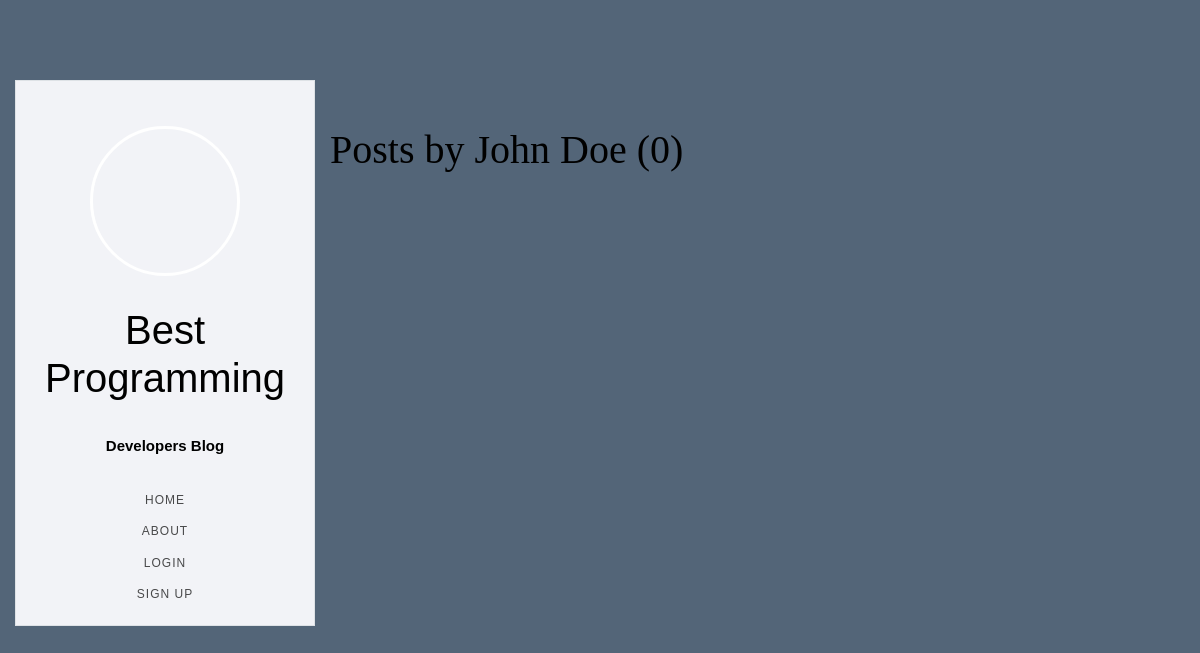
The page /user/John Doe on the database as committed earlier.
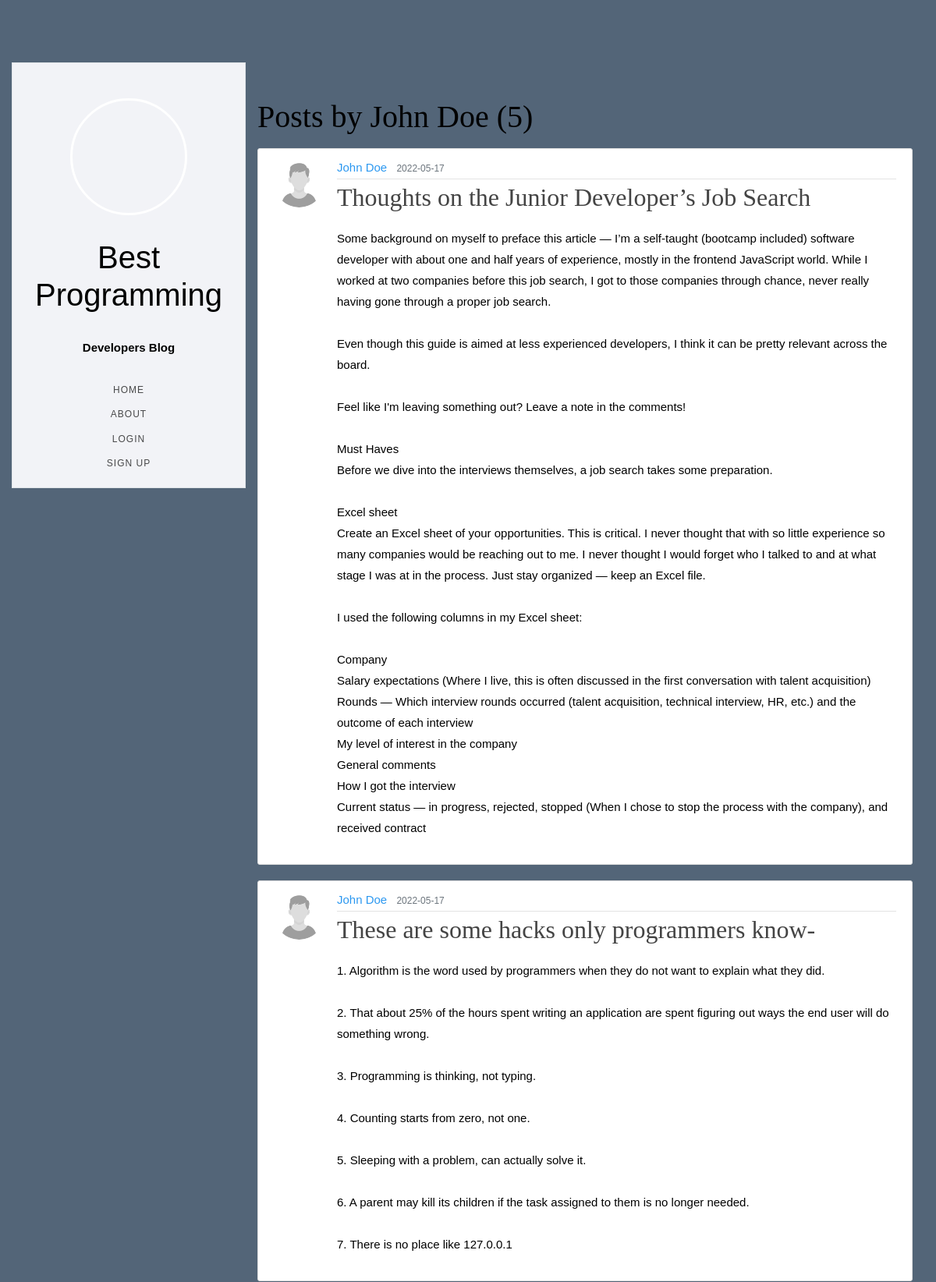
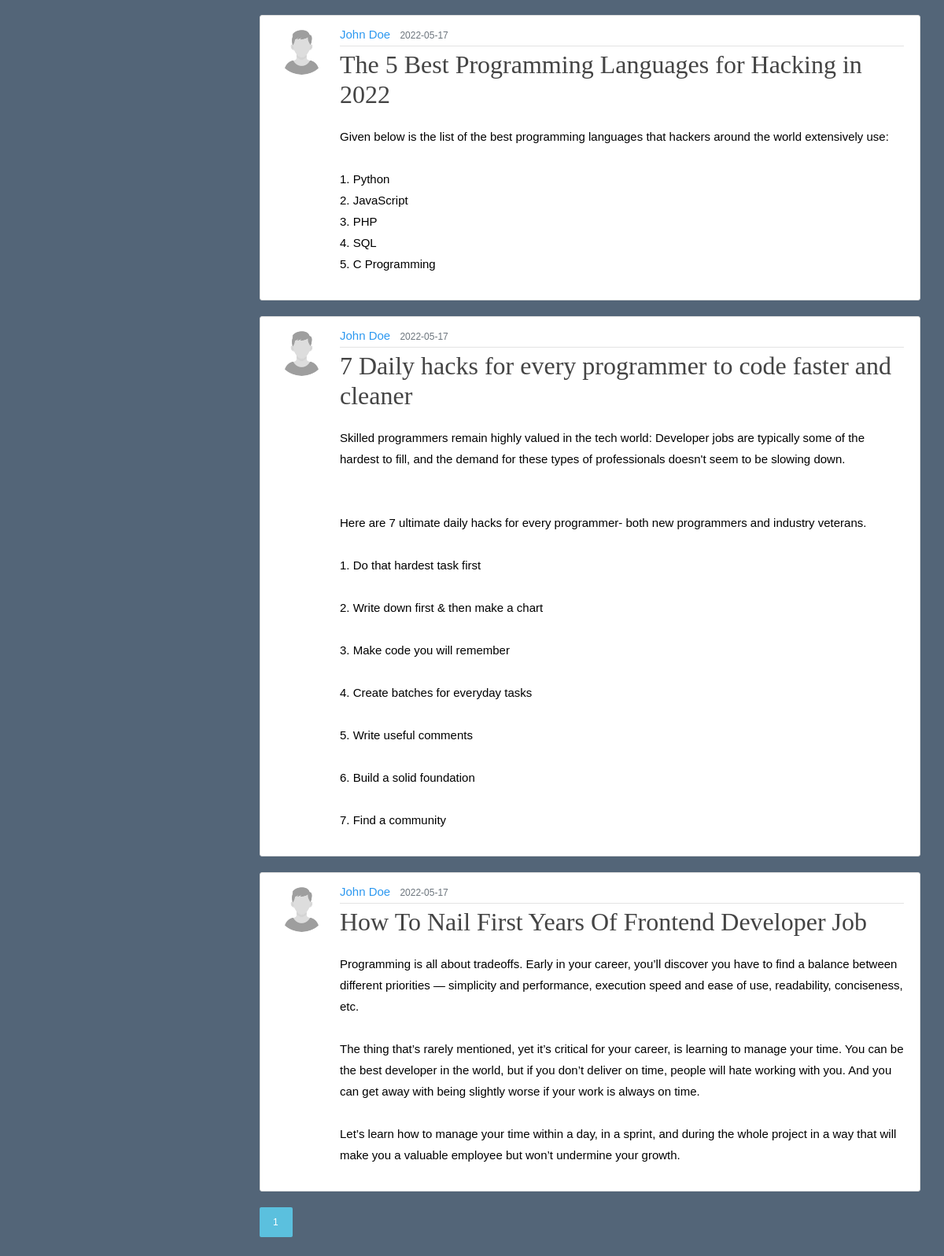
The same page on the database as committed later (2 pictures, top to bottom).
### app/models.py (models this page shows, shortened)
class User(db.Model, UserMixin):
    id = db.Column(db.Integer, primary_key=True)
    username = db.Column(db.String(20), unique=True, nullable=False)
    email = db.Column(db.String(120), unique=True, nullable=False)
    image_file = db.Column(db.String(20), nullable=False, default='default.png')
    password = db.Column(db.String(60), nullable=False)
    posts = db.relationship('Post', backref='author', lazy=True)

class Post(db.Model):
    id = db.Column(db.Integer, primary_key=True)
    title = db.Column(db.String(100), nullable=False)
    date_posted = db.Column(db.DateTime, nullable=False, default=datetime.utcnow)
    content = db.Column(db.Text, nullable=False)
    user_id = db.Column(db.Integer, db.ForeignKey('user.id'), nullable=False)

### app/views.py (the view)
@app.route("/user/<string:username>")
def user_posts(username):
    page = request.args.get('page', 1, type=int)
    user = User.query.filter_by(username=username).first_or_404()
    posts = Post.query.filter_by(author=user)\
        .order_by(Post.date_posted.desc())\
        .paginate(page=page, per_page=5)
    return render_template('user_post.html', posts=posts, user=user)

### app/templates/user_post.html
{% extends "base.html" %}
{% block content %}
<div class="container">
    <h1 class="mb-3">Posts by {{ user.username }} ({{ posts.total }})</h1>
    {% for post in posts.items %}
        <article class="media content-section">
          <img class="rounded-circle article-img" src="{{ url_for('static', filename='profile_pics/' + post.author.image_file) }}">
          <div class="media-body">
            <div class="article-metadata">
              <a class="mr-2" href="{{ url_for('user_posts', username=post.author.username) }}">{{ post.author.username }}</a>
              <small class="text-muted">{{ post.date_posted.strftime('%Y-%m-%d') }}</small>
            </div>
            <h2><a class="article-title" href="{{ url_for('post', post_id=post.id) }}">{{ post.title }}</a></h2>
            <p class="article-content">{{ post.content }}</p>
          </div>
        </article>
    {% endfor %}
    {% for page_num in posts.iter_pages(left_edge=1, right_edge=1, left_current=1, right_current=2) %}
      {% if page_num %}
        {% if posts.page == page_num %}
          <a class="btn btn-info mb-4" href="{{ url_for('user_posts', username=user.username, page=page_num) }}">{{ page_num }}</a>
        {% else %}
          <a class="btn btn-outline-info mb-4" href="{{ url_for('user_posts', username=user.username, page=page_num) }}">{{ page_num }}</a>
        {% endif %}
      {% else %}
        ...
      {% endif %}
    {% endfor %}
  </div>
{% endblock content %}

### app/templates/base.html (shortened to what this page needs)
<!DOCTYPE html>
<html>
<head>
    <link rel="stylesheet" href="https://maxcdn.bootstrapcdn.com/bootstrap/4.0.0/css/bootstrap.min.css"
>
    <link rel="stylesheet" type="text/css" href="{{ url_for('static', filename='styles.css') }}">
    <link rel="stylesheet" type="text/css" href="{{ url_for('static', filename='animate.css') }}">
</head>
<body>
<div id="colorlib-page mt-0">
         <div class="container-wrap">
            <aside id="colorlib-aside" role="complementary" class="border js-fullheight mt-0">
               <div class="text-center">
                  <div class="author-img">
                  </div>
                  <h1>Best Programming </h1>
                  <p><strong>Developers Blog</strong></p>
               </div>
               <nav id="colorlib-main-menu" role="navigation" class="navbar">
                  <div id="navbar" class="collapse">
                     <ul>
                        <li><a href="{{ url_for('home') }}" data-nav-section="about">HOME</h6> </a></li>
                        <li><a href="{{ url_for('about') }}" data-nav-section="skills">About</a></li>
                     </ul>
                      <ul>
                           {% if current_user.is_authenticated %}
                          <li><a href="{{ url_for('new_post') }}" data-nav-section="experience">Add Posts</a></li>
                          <li><a href="{{ url_for('account') }}" data-nav-section="experience">Account</a></li>
                          <li><a href="{{ url_for('logout') }}" data-nav-section="experience">Logout</a></li>
                          {% else %}
                           <li><a href="{{ url_for('login') }}" data-nav-section="experience">Login</a></li>
                           <li><a href="{{ url_for('register') }}" data-nav-section="experience">Sign Up</a></li>
                          {% endif %}
                      </ul>
                  </div>
               </nav>
            </aside>
   <div id="colorlib-main" class="mt-0">
     <main role="main" class="container">
      <div class="row">
        <div class="col-md-8 mt-0">
        </div>
      </div>
    </main>
               <section class="colorlib-about" data-section="about">
                  <div class="colorlib-narrow-content">
                     <div class="row">
                        <div class="col-md-12">
                           <div class="row row-bottom-padded-sm animate-box" data-animate-effect="fadeInLeft">
                              <div class="col-md-12" style="margin-bottom: -30px">
                              </div>
                           </div>
                        </div>
                     </div>
                  </div>
               </section>
                 <section class="content">
                    {% block content %}{% endblock %}
               </section>
            </div>
         </div>
</div>
</body>
</html>

### app/static/styles.css (style rules this page uses)
body { background: #536578; color: #333333; margin-top: 5rem; }
h1, h2, h3, h4, h5, h6 { color: #444444; }
.content-section { background: #ffffff; padding: 10px 20px; border: 1px solid #dddddd; border-radius: 3px; margin-bottom: 20px; }
.article-title { color: #444444; }
.article-content { white-space: pre-line; }
.article-img { height: 65px; width: 65px; margin-right: 16px; }
.article-metadata { padding-bottom: 1px; margin-bottom: 4px; border-bottom: 1px solid #e3e3e3 }
body { font-family: "Quicksand", Arial, sans-serif; font-weight: 400; font-size: 15px; line-height: 1.8; color: rgba(0, 0, 0, 0.7); }
a { color: #2c98f0; -webkit-transition: 0.5s; -o-transition: 0.5s; transition: 0.5s; }
p { margin-bottom: 1.5em; color: black; font-family: 'Montserrat', sans-serif; }
h1, h4, h5, h6 { color: #000; font-family: "Playfair Display", Georgia, serif; font-weight: 400; margin: 0 0 30px 0; }
h2 { color: #000; font-family: "Playfair Display", Georgia, serif; font-weight: 200; margin: 0 0 20px 0; }
#colorlib-aside { padding-top: 3em; padding-bottom: 1px; float:left; width: 300px; position: fixed; z-index: 1001; background-color: #f2f3f7; -webkit-transition: 0.5s; -o-transition: 0.5s; transition: 0.5s; }
#colorlib-aside .author-img { width: 150px; height: 150px; margin: 0 auto; margin-bottom: 30px; -webkit-border-radius: 50%; -moz-border-radius: 50%; -ms-border-radius: 50%; border-radius: 50%; border: 3px solid white; }
#colorlib-aside h1 { color: #000; font-family: 'Raleway', sans-serif; }
#colorlib-aside #colorlib-main-menu { display: block; width: 100%; }
#colorlib-aside #colorlib-main-menu .collapse { display: block !important; }
#colorlib-aside #colorlib-main-menu ul { text-align: center; margin: 0; padding: 0; }
#colorlib-aside #colorlib-main-menu ul li { margin: 0 0 10px 0; padding: 0; list-style: none; font-size: 12px; font-weight: 500; text-transform: uppercase; letter-spacing: 1px; }
#colorlib-aside #colorlib-main-menu ul li a { color: rgba(0, 0, 0, 0.7); text-decoration: none; position: relative; padding: 10px 0; font-family: "Quicksand", Arial, sans-serif; -webkit-transition: 0.3s; -o-transition: 0.3s; transition: 0.3s; }
#colorlib-aside #colorlib-main-menu ul li a:after { content: ""; position: absolute; height: 1px; bottom: 7px; left: 0; right: 0; background-color: #2c98f0; visibility: hidden; -webkit-transform: scaleX(0); -moz-transform: scaleX(0); -ms-transform: scaleX(0); -o-transform: scaleX(0); transform: scaleX(0); -webkit-transition: all 0.3s cubic-bezier(0.175, 0.885, 0.32, 1.275); -moz-transition: all 0.3s cubic-bezier(0.175, 0.885, 0.32, 1.275); -ms-transition: all 0.3s cubic-bezier(0.175, 0.885, 0.32, 1.275); -o-transition: all 0.3s cubic-bezier(0.175, 0.885, 0.32, 1.275); transition: all 0.3s cubic-bezier(0.175, 0.885, 0.32, 1.275); }
.container-wrap { max-width: 1170px; margin: 0 auto; }
#colorlib-main { width: calc(100% - 300px); float: right; -webkit-transition: 0.5s; -o-transition: 0.5s; transition: 0.5s; }
.colorlib-narrow-content { padding: 0 4.5em; }
.colorlib-experience, .colorlib-skills, .colorlib-education, .colorlib-blog, .colorlib-work, .colorlib-about, .colorlib-installation, .colorlib-services, .colorlib-footer, .colorlib-contact { padding-top: 2em; padding-bottom: 0em; clear: both; width: 100%; display: block; }
.author-img { background-size: cover; background-position: center center; background-repeat: no-repeat; position: relative; }
.btn { margin-right: 4px; margin-bottom: 4px; font-family: "Quicksand", Arial, sans-serif; font-size: 12px; font-weight: 400; text-transform: uppercase; letter-spacing: 1px; -webkit-border-radius: 2px; -moz-border-radius: 2px; -ms-border-radius: 2px; border-radius: 2px; -webkit-transition: 0.5s; -o-transition: 0.5s; transition: 0.5s; padding: 8px 15px !important; }
.btn-info { background: #5bc0de; color: #fff; border: 2px solid #5bc0de; }
.row-bottom-padded-sm { padding-bottom: 1em; }

Rows that differ between the two databases and show on the page:
added Post: image_file (picture), author.username "John Doe", date_posted "2022-05-17", title "Thoughts on the Junior Developer’s Job Search", content "Some background on myself to preface this article — I’m a self-taught (bootcamp included) software developer with about one and half years of experience, mostly in the frontend JavaScript world. While I worked at two companies before this job search, I got to those companies through chance, never really having gone through a proper job search. Even though this guide is aimed at less experienced developers, I think it can be pretty relevant across the board. Feel like I'm leaving something out? Leave a note in the comments! Must Haves Before we dive into the interviews themselves, a job search takes some preparation. Excel sheet Create an Excel sheet of your opportunities. This is critical.…"
added Post: image_file (picture), author.username "John Doe", date_posted "2022-05-17", title "These are some hacks only programmers know-", content "1. Algorithm is the word used by programmers when they do not want to explain what they did. 2. That about 25% of the hours spent writing an application are spent figuring out ways the end user will do something wrong. 3. Programming is thinking, not typing. 4. Counting starts from zero, not one. 5. Sleeping with a problem, can actually solve it. 6. A parent may kill its children if the task assigned to them is no longer needed. 7. There is no place like 127.0.0.1"
added Post: image_file (picture), author.username "John Doe", date_posted "2022-05-17", title "The 5 Best Programming Languages for Hacking in 2022", content "Given below is the list of the best programming languages that hackers around the world extensively use: 1. Python 2. JavaScript 3. PHP 4. SQL 5. C Programming"
added Post: image_file (picture), author.username "John Doe", date_posted "2022-05-17", title "7 Daily hacks for every programmer to code faster and cleaner", content "Skilled programmers remain highly valued in the tech world: Developer jobs are typically some of the hardest to fill, and the demand for these types of professionals doesn't seem to be slowing down. Here are 7 ultimate daily hacks for every programmer- both new programmers and industry veterans. 1. Do that hardest task first 2. Write down first & then make a chart 3. Make code you will remember 4. Create batches for everyday tasks 5. Write useful comments 6. Build a solid foundation 7. Find a community"
added Post: image_file (picture), author.username "John Doe", date_posted "2022-05-17", title "How To Nail First Years Of Frontend Developer Job", content "Programming is all about tradeoffs. Early in your career, you’ll discover you have to find a balance between different priorities — simplicity and performance, execution speed and ease of use, readability, conciseness, etc. The thing that’s rarely mentioned, yet it’s critical for your career, is learning to manage your time. You can be the best developer in the world, but if you don’t deliver on time, people will hate working with you. And you can get away with being slightly worse if your work is always on time. Let’s learn how to manage your time within a day, in a sprint, and during the whole project in a way that will make you a valuable employee but won’t undermine your growth."
Other text that changed with them:
{{ posts.total }}: "0" → "5"
new list line: "1"
